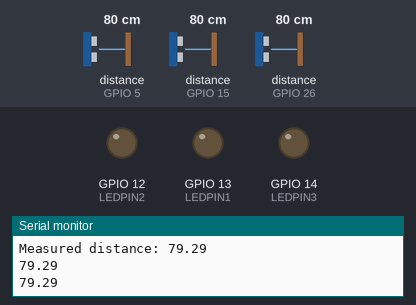
Recording of a sketch running on a simulated ESP32. On the bench: output pins drawn as LEDs (lit = HIGH), the last lines printed to the serial monitor. Wiring (inferred from the names in the program): 3 × ultrasonic range finder: trigger GPIO 2, echo GPIO 15 / trigger GPIO 18, echo GPIO 5 / trigger GPIO 27, echo GPIO 26. The inputs (shaded band) are chosen by the test bench; at power-on: distance to the obstacle (sensors on GPIO 5, GPIO 15, GPIO 26) 80 cm. The echo pulse lasts 58.3 µs per cm; pins used as bus, display or sensor lines are not drawn.

Above: at 1.2 s.
1.3 s: distance to the obstacle (sensor on GPIO 5) set to 199 cm
3.3 s: distance to the obstacle (sensor on GPIO 5) set to 206 cm
At 4.5 s:
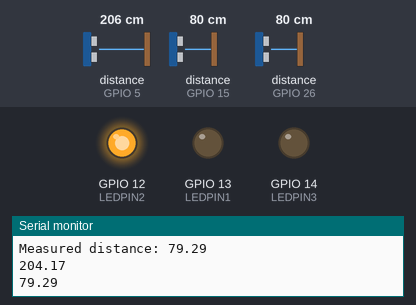
5.6 s: distance to the obstacle (sensor on GPIO 15) set to 198 cm
7.5 s: distance to the obstacle (sensor on GPIO 15) set to 204 cm
At 9.6 s:
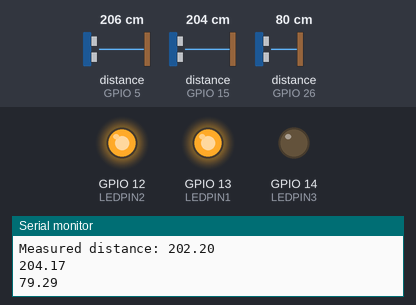
9.9 s: distance to the obstacle (sensor on GPIO 26) set to 196 cm
11.7 s: distance to the obstacle (sensor on GPIO 26) set to 206 cm
At 13.7 s:
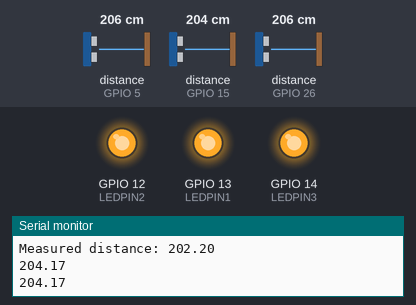
Timing chart, 0 to 15.2 s (numbered marks = the images above; inputs shaded):
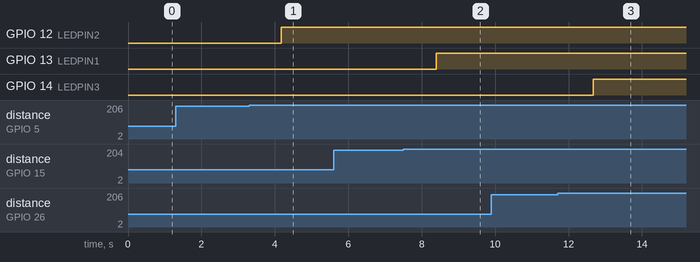

Measured:
- the behaviour switches between 201 and 202 cm on distance to the obstacle (sensor on GPIO 5) (found by bisection; images 0 and 1)
- the behaviour switches between 201 and 202 cm on distance to the obstacle (sensor on GPIO 15) (found by bisection; images 1 and 2)
- the behaviour switches between 201 and 202 cm on distance to the obstacle (sensor on GPIO 26) (found by bisection; images 2 and 3)
- after the input at 3.3 s, GPIO 12 (LEDPIN2): LOW → HIGH after 0.87 s
- after the input at 7.5 s, GPIO 13 (LEDPIN1): LOW → HIGH after 0.89 s
- after the input at 11.7 s, GPIO 14 (LEDPIN3): LOW → HIGH after 0.97 s

The sketch:

smart_parking.ino
```cpp
#define ECHO_PIN1 15 //Pins for Sensor 1
#define TRIG_PIN1 2 //Pins for Sensor 1

#define ECHO_PIN2 5 //Pins for Sensor 2
#define TRIG_PIN2 18 //Pins for Sensor 2

#define ECHO_PIN3 26 //Pins for Sensor 3
#define TRIG_PIN3 27 //Pins for Sensor 3

int LEDPIN1 = 13;
int LEDPIN2 = 12;
int LEDPIN3 = 14;

void setup()
{
Serial.begin(115200);
pinMode(LEDPIN1, OUTPUT);
pinMode(TRIG_PIN1, OUTPUT);
pinMode(ECHO_PIN1, INPUT);

pinMode(LEDPIN2, OUTPUT);
pinMode(TRIG_PIN2, OUTPUT);
pinMode(ECHO_PIN2, INPUT);

pinMode(LEDPIN3, OUTPUT);
pinMode(TRIG_PIN3, OUTPUT);
pinMode(ECHO_PIN3, INPUT);
}

float readDistance1CM() {

digitalWrite(TRIG_PIN1, LOW);
delayMicroseconds(2);
digitalWrite(TRIG_PIN1, HIGH);
delayMicroseconds(10);
digitalWrite(TRIG_PIN1, LOW);
int duration = pulseIn(ECHO_PIN1, HIGH);
return duration * 0.034 /2 ;
}
float readDistance2CM() {
digitalWrite(TRIG_PIN2, LOW);
delayMicroseconds(2);
digitalWrite(TRIG_PIN2, HIGH);
delayMicroseconds(10);
digitalWrite(TRIG_PIN2, LOW);
int duration = pulseIn(ECHO_PIN2, HIGH);
return duration * 0.034 / 2;
}

float readDistance3CM() {
digitalWrite(TRIG_PIN3, LOW);
delayMicroseconds(2);
digitalWrite(TRIG_PIN3, HIGH);
delayMicroseconds(10);
digitalWrite(TRIG_PIN3, LOW);
int duration = pulseIn(ECHO_PIN3, HIGH);
return duration * 0.034 / 2;
}

void loop() {
float distance1 = readDistance1CM();
float distance2 = readDistance2CM();
float distance3 = readDistance3CM();

bool isNearby1 = distance1 > 200;
digitalWrite(LEDPIN1, isNearby1);

bool isNearby2 = distance2 > 200;
digitalWrite(LEDPIN2, isNearby2);

bool isNearby3 = distance3> 200;
digitalWrite(LEDPIN3, isNearby3);

Serial.print("Measured distance: ");
Serial.println(readDistance1CM());
Serial.println(readDistance2CM());
Serial.println(readDistance3CM());
delay(1000);
}
```
